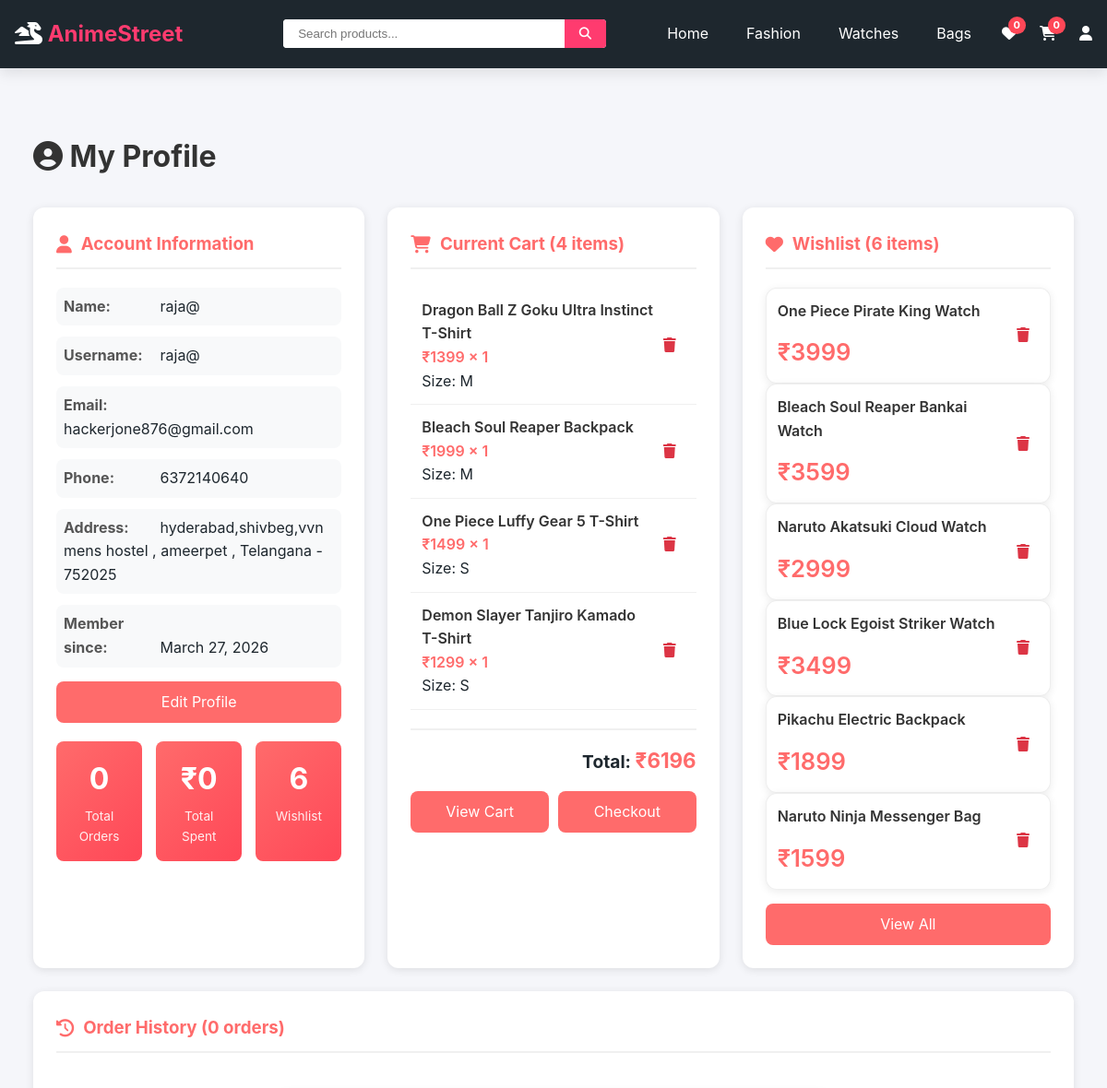
The page /profile/ (signed in, upper part) on the database as committed earlier.
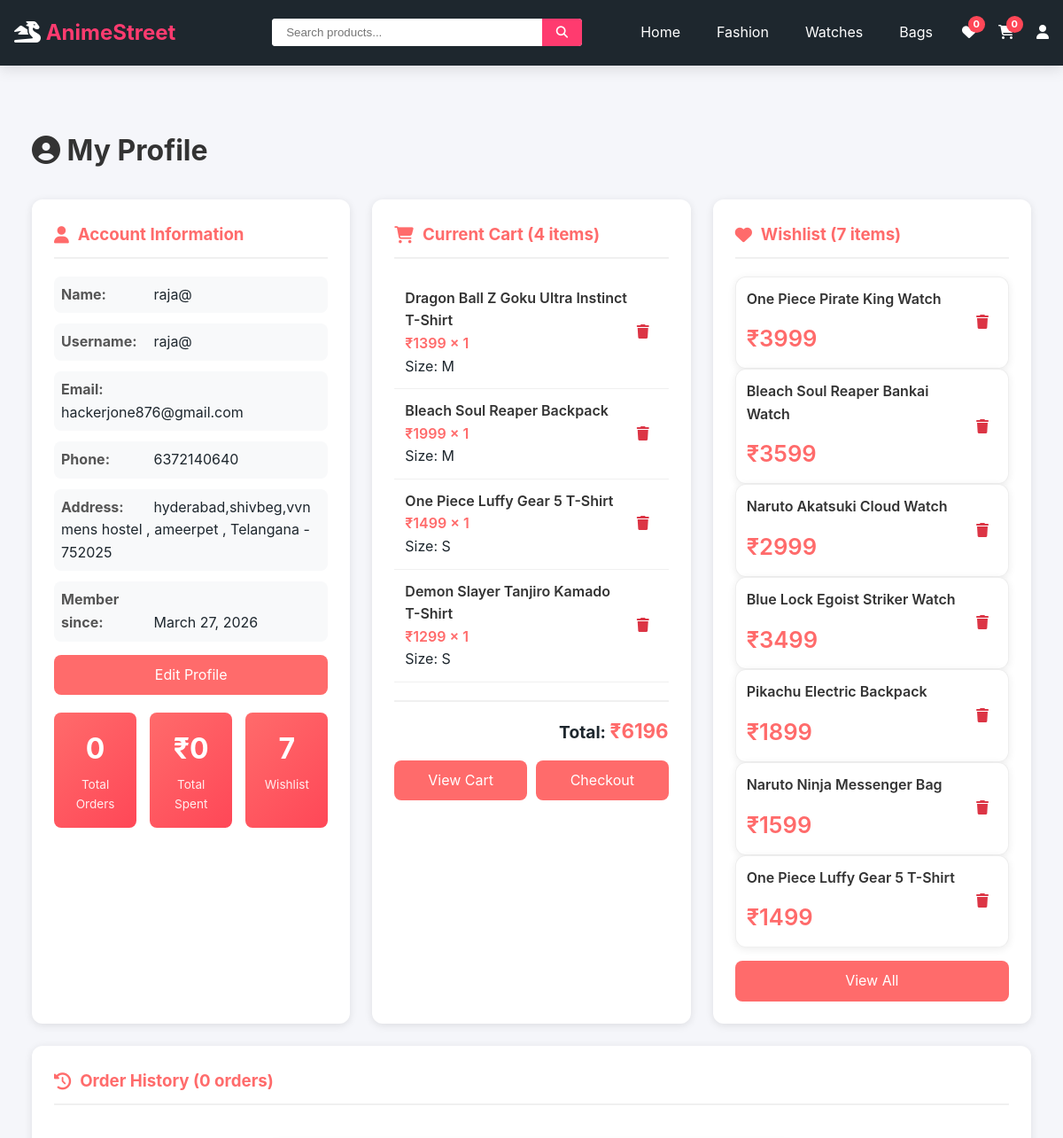
The same page on the database as committed later.
### shop/models.py (models this page shows, shortened)
class CartItem(models.Model):
    cart = models.ForeignKey(Cart, on_delete=models.CASCADE, related_name='items')
    product = models.ForeignKey(Product, on_delete=models.CASCADE)
    size = models.CharField(max_length=10, default='M')
    quantity = models.PositiveIntegerField(default=1)
    def get_total(self):
        return self.product.price * self.quantity
    class Meta:
        unique_together = ['cart', 'product', 'size']

class Product(models.Model):
    product_id = models.IntegerField(unique=True)
    name = models.CharField(max_length=200)
    price = models.DecimalField(max_digits=10, decimal_places=2)
    category = models.ForeignKey(Category, on_delete=models.CASCADE, related_name='products')
    sub_category = models.CharField(max_length=50, blank=True, null=True)
    type = models.CharField(max_length=100, blank=True)
    image = models.CharField(max_length=500, blank=True, null=True)
    image_url = models.URLField(max_length=500, blank=True, null=True)
    rating = models.DecimalField(max_digits=3, decimal_places=2, default=4.5)
    reviews = models.IntegerField(default=0)
    description = models.TextField(blank=True)
    sizes = models.JSONField(default=list)
    in_stock = models.BooleanField(default=True)
    featured = models.BooleanField(default=False)
    created_at = models.DateTimeField(auto_now_add=True)

class WishlistItem(models.Model):
    wishlist = models.ForeignKey(Wishlist, on_delete=models.CASCADE, related_name='items')
    product = models.ForeignKey(Product, on_delete=models.CASCADE)
    added_at = models.DateTimeField(auto_now_add=True)
    class Meta:
        unique_together = ['wishlist', 'product']

### shop/views.py (the view)
# urls.py: path('profile/', views.profile, name='profile'),
@login_required
def profile(request):
    cart, created = Cart.objects.get_or_create(user=request.user)
    wishlist, created = Wishlist.objects.get_or_create(user=request.user)
    orders = Order.objects.filter(user=request.user)
    cart_items = cart.items.select_related('product').all()
    wishlist_items = wishlist.items.select_related('product').all()
    cart_total = cart.get_total()
    total_orders = orders.count()
    total_spent = sum(order.total_price for order in orders)
    context = {
        'user': request.user,
        'cart_items': cart_items,
        'wishlist_items': wishlist_items,
        'orders': orders,
        'cart_total': cart_total,
        'total_orders': total_orders,
        'total_spent': total_spent,
    }
    return render(request, 'shop/profile.html', context)

### shop/context_processors.py (called while the page is built)
def cart_count(request):
    if request.user.is_authenticated:
        try:
            cart, created = Cart.objects.get_or_create(user=request.user)
            count = cart.get_total_items()
        except:
            count = 0
    else:
        count = 0
    return {'cart_count': count}

### shop/models.py (called while the page is built)
    def get_total(self):
        return sum(item.get_total() for item in self.items.all())

    def get_total_items(self):
        return sum(item.quantity for item in self.items.all())

### shop/templates/shop/profile.html (shortened to what the changed rows need)
{% extends 'shop/base.html' %}
{% load static %}
{% block content %}
<div class="container">
    <div class="profile-container">
        <h1><i class="fas fa-user-circle"></i> My Profile</h1>
        <div class="profile-grid">
            <div class="profile-card user-info">
                <div class="stats-grid">
                    <div class="stat-box">
                        <div class="stat-number">{{ wishlist_items|length }}</div>
                        <div class="stat-label">Wishlist</div>
                    </div>
                </div>
            </div>
            <div class="profile-card">
                {% if cart_items %}
                <div>
                    {% for item in cart_items %}
                    <div class="cart-item">
                        <div class="cart-item-info">
                            <div class="cart-item-name">{{ item.product.name }}</div>
                            <div class="cart-item-price">₹{{ item.product.price|floatformat:0 }} × {{ item.quantity }}
                            </div>
                            <div class="cart-item-size">Size: {{ item.size }}</div>
                        </div>
                        <div class="cart-item-remove"
                            onclick="removeFromCart({{ item.product.product_id }}, '{{ item.size }}')">
                            <i class="fas fa-trash"></i>
                        </div>
                    </div>
                    {% endfor %}
                </div>
                {% else %}
                <div class="empty-state">
                    <i class="fas fa-shopping-cart"></i>
                    <p>Your cart is empty</p>
                    <a href="{% url 'shop:index' %}" class="checkout-btn">Start Shopping</a>
                </div>
                {% endif %}
            </div>
            <div class="profile-card">
                <h3><i class="fas fa-heart"></i> Wishlist ({{ wishlist_items|length }} items)</h3>
                {% if wishlist_items %}
                <div>
                    {% for item in wishlist_items %}
                    <div class="wishlist-item">
                        <div class="wishlist-item-info">
                            <div class="wishlist-item-name">{{ item.product.name }}</div>
                            <div class="wishlist-item-price">₹{{ item.product.price|floatformat:0 }}</div>
                        </div>
                        <div class="wishlist-item-remove" onclick="removeFromWishlist({{ item.product.product_id }})">
                            <i class="fas fa-trash"></i>
                        </div>
                    </div>
                    {% endfor %}
                    <div class="action-buttons">
                    </div>
                </div>
                {% else %}
                <div class="empty-state">
                    <i class="fas fa-heart-broken"></i>
                    <p>Your wishlist is empty</p>
                    <a href="{% url 'shop:fashion' %}" class="checkout-btn">Explore Products</a>
                </div>
                {% endif %}
            </div>
        </div>
    </div>
</div>
{% endblock %}

Rows that differ between the two databases and show on the page:
added WishlistItem: product.name "One Piece Luffy Gear 5 T-Shirt", product.price "1499"
Other text that changed with them:
{{ wishlist_items|length }}: "6" → "7"
